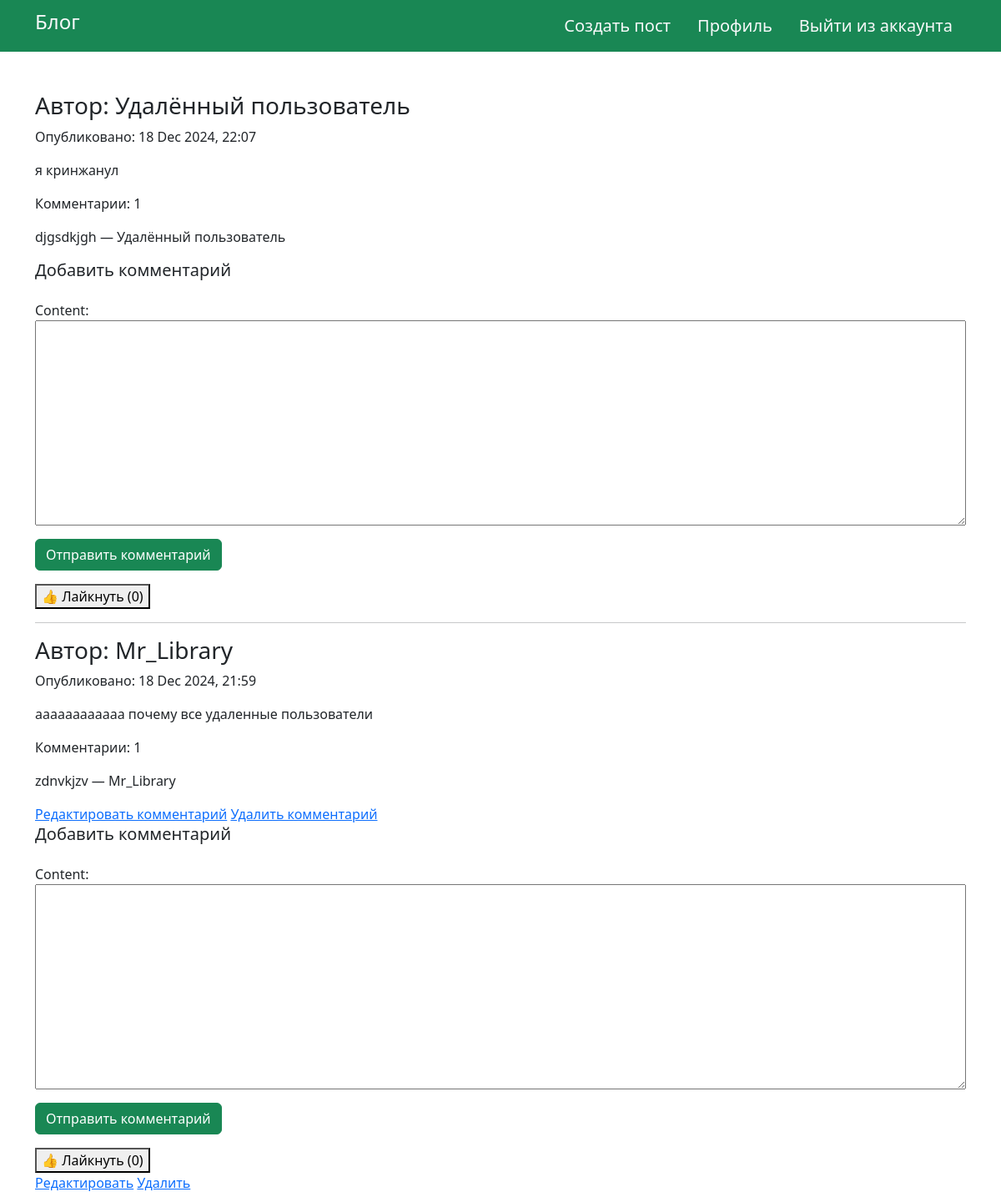
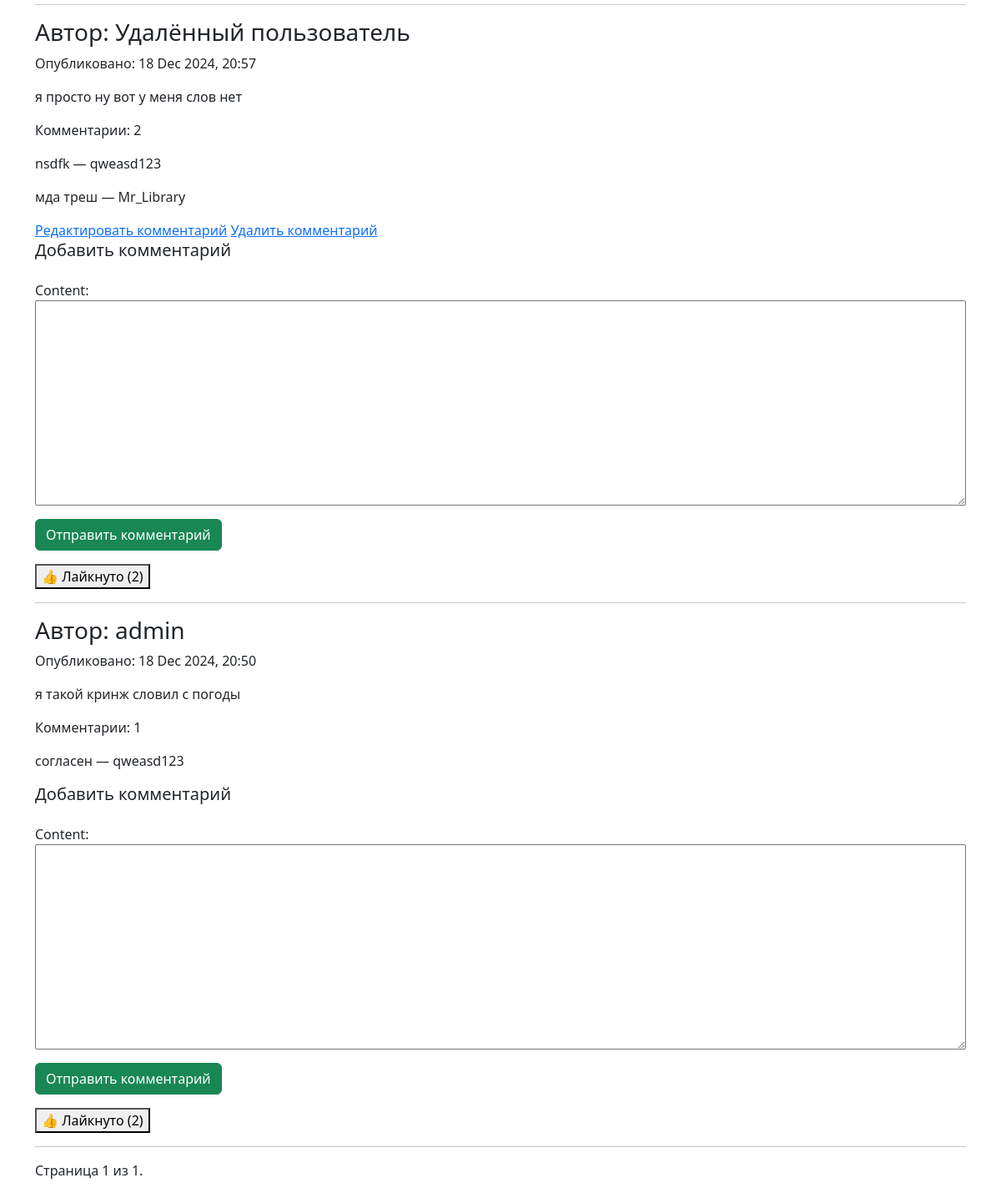
The page /blog/ (signed in) on the database its author committed (2 pictures, top to bottom).
### blog/models.py (models this page shows, shortened)
class Post(models.Model):
    author = models.ForeignKey(CustomUser, on_delete=models.SET_NULL, null=True, blank=True, related_name='posts')
    content = models.TextField()
    created_at = models.DateTimeField(default=timezone.now)
    updated_at = models.DateTimeField(auto_now=True)
    likes = models.ManyToManyField(CustomUser, related_name='liked_posts', blank=True)
    def like_count(self):
        return self.likes.count()

class Comment(models.Model):
    post = models.ForeignKey(Post, on_delete=models.CASCADE, related_name='comments')
    author = models.ForeignKey(CustomUser, on_delete=models.CASCADE, null=True)
    content = models.TextField()
    created_at = models.DateTimeField(default=timezone.now)
    updated_at = models.DateTimeField(auto_now=True)

class CustomUser(AbstractUser):
    username = models.CharField(max_length=150, unique=True)
    avatar = models.ImageField(upload_to='avatars/', blank=True, null=True)
    bio = models.TextField(blank=True)
    email = models.EmailField(max_length=150, verbose_name='Email', unique=True)
    password = models.CharField(max_length=150, verbose_name='Пароль')
    USERNAME_FIELD = 'username'
    REQUIRED_FIELDS = ['email', 'avatar']

### blog/views.py (the view)
# urls.py: path('', views.home, name='home'),
def home(request):
    posts = Post.objects.all().order_by('-created_at')
    paginator = Paginator(posts, 50)
    page_number = request.GET.get('page')
    page_obj = paginator.get_page(page_number)
    comment_count = [
        {
            "post": post,
            'comments_count': post.comments.count()
        }
        for post in page_obj.object_list
    ]
    comment_form = CommentForm()
    return render(request, "blog/home.html", {
        "posts": posts,
        "page_obj": page_obj,
        "comment_count": comment_count,
        "comment_form": comment_form,
    })

### blog/forms.py
class CommentForm(forms.ModelForm):
    class Meta:
        model = Comment
        fields = ['content']

### blog/templates/blog/home.html (shortened to what this page needs)
{% extends 'main.html' %}
{% block content %}
{% for post in page_obj %}
  <div class="post">
    <h3>Автор: {{ post.author.username|default:"Удалённый пользователь" }}</h3>
    <p>Опубликовано: {{ post.created_at|date:"d M Y, H:i" }}</p>
    <p>{{ post.content }}</p>
    <p>Комментарии: {{ post.comments.count }}</p>
    {% for comment in post.comments.all %}
        <p>{{ comment.content }} — {{ comment.author.username|default:"Удалённый пользователь" }}</p>
        {% if comment.author == request.user %}
            <a href="{% url 'blog:edit_comment' comment.id %}">Редактировать комментарий</a>
            <a href="{% url 'blog:delete_comment' comment.id %}">Удалить комментарий</a>
        {% endif %}
      {% empty %}
      <p>Комментариев пока нет...</p>
    {% endfor %}
    {% if user.is_authenticated %}
        <h5>Добавить комментарий</h5>
        <form method="post" class="form py-3" action="{% url 'blog:add_comment' post.id %}">
            {{ comment_form.as_p }}
            <button type="submit" class="btn btn-success">Отправить комментарий</button>
        </form>
    {% else %}
        <p><a href="{% url 'blog:login' %}">Войдите</a> в систему, чтобы оставить комментарий.</p>
    {% endif %}
    <form method="post" action="{% url 'blog:like_post' post.id %}">
        {% if user.is_authenticated %}
          <button type="submit">
            {% if user in post.likes.all %}
              👍 Лайкнуто ({{ post.like_count }})
            {% else %}
              👍 Лайкнуть ({{ post.like_count }})
            {% endif %}
          </button>
        {% endif %}
    </form>
    {% if post.author == request.user %}
      <a href="{% url 'blog:edit_post' post.id %}">Редактировать</a>
      <a href="{% url 'blog:delete_post' post.id %}">Удалить</a>
    {% endif %}
  </div>
  <hr>
{% endfor %}
<div class="pagination">
    <div class="step-links">
        <span class="current">
            Страница {{ page_obj.number }} из {{ page_obj.paginator.num_pages }}.
        </span>
    </div>
</div>
{% endblock %}

### blog/static/css/style.css (style rules this page uses)
.form > p { display: flex; flex-direction: column; }

### rows shown on the page
Post: author.username "Удалённый пользователь", created_at "18 Dec 2024, 22:07", content "я кринжанул", comments.count "1", like_count "0"
Comment: content "djgsdkjgh", author.username "Удалённый пользователь"
Post: author.username "Mr_Library", created_at "18 Dec 2024, 21:59", content "аааааааааааа почему все удаленные пользователи", comments.count "1", like_count "0", shows "Редактировать"
Comment: content "zdnvkjzv", author.username "Mr_Library", shows "Редактировать комментарий"
Post: author.username "Удалённый пользователь", created_at "18 Dec 2024, 20:57", content "я просто ну вот у меня слов нет", comments.count "2", like_count "2"
Comment: content "nsdfk", author.username "qweasd123"
Comment: content "мда треш", author.username "Mr_Library", shows "Редактировать комментарий"
Post: author.username "admin", created_at "18 Dec 2024, 20:50", content "я такой кринж словил с погоды", comments.count "1", like_count "2"
Comment: content "согласен", author.username "qweasd123"

### other values the page prints
{{ page_obj.number }} "1"
{{ page_obj.paginator.num_pages }} "1"
